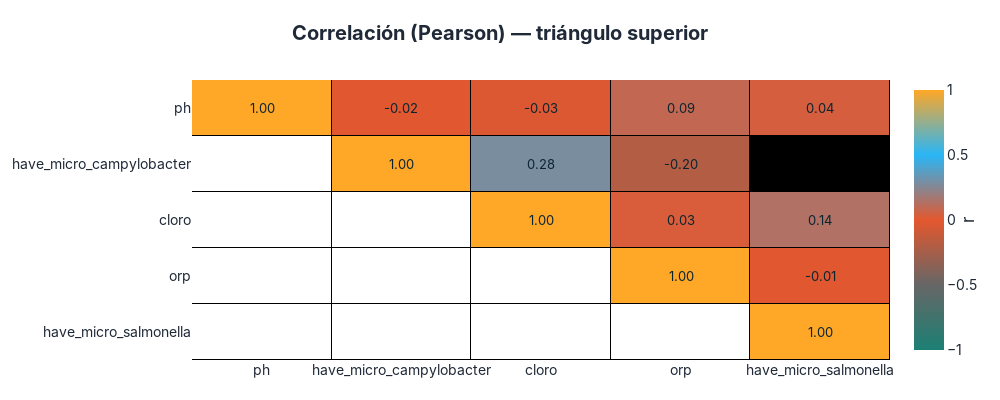

Notebook code cell kept with this figure:
### Code cell
fig = plot_corr_triangle(
    df_final,value_cols=["ph", "have_micro_campylobacter","cloro", "orp", "have_micro_salmonella"], method='pearson', 
    title='<b>Correlación (Pearson) — triángulo superior</b>',
     decimals=2, width=1000, height=400, 
     )
fig.show()
s3.save_plotly_html(fig, "correlacion_chiller.html")

### Figure 1 — Plotly figure (JSON) as saved in the notebook; plotly's stock layout.template omitted (floating-point values rounded to 4 significant figures)
{"data": [{"colorscale": [[0, "#FFFFFF"], [1, "#FFFFFF"]], "hoverinfo": "skip", "showscale": false, "type": "heatmap", "x": ["ph", "have_micro_campylobacter", "cloro", "orp", "have_micro_salmonella"], "xgap": 1, "y": ["ph", "have_micro_campylobacter", "cloro", "orp", "have_micro_salmonella"], "ygap": 1, "z": [[null, null, null, null, null], [0, null, null, null, null], [0, 0, null, null, null], [0, 0, 0, null, null], [0, 0, 0, 0, null]], "zmax": 1, "zmin": 0}, {"colorbar": {"title": {"side": "right", "text": "r"}}, "colorscale": [[0, "#1C8074"], [0.25, "#666666"], [0.5, "#E4572E"], [0.75, "#29B6F6"], [1, "#FFA726"]], "hovertemplate": "x=%{x}<br>y=%{y}<br>r=%{z:.3f}<extra></extra>", "text": [["1.00", "-0.02", "-0.03", "0.09", "0.04"], ["", "1.00", "0.28", "-0.20", ""], ["", "", "1.00", "0.03", "0.14"], ["", "", "", "1.00", "-0.01"], ["", "", "", "", "1.00"]], "textfont": {"color": "#0b2530", "size": 13}, "texttemplate": "%{text}", "type": "heatmap", "x": ["ph", "have_micro_campylobacter", "cloro", "orp", "have_micro_salmonella"], "xgap": 1, "y": ["ph", "have_micro_campylobacter", "cloro", "orp", "have_micro_salmonella"], "ygap": 1, "z": [[1, -0.0165, -0.03167, 0.09053, 0.03891], [null, 1, 0.2827, -0.2003, null], [null, null, 1, 0.03038, 0.1366], [null, null, null, 1, -0.01499], [null, null, null, null, 1]], "zmax": 1, "zmin": -1}], "layout": {"font": {"color": "#1F2937", "family": "Inter, Arial, sans-serif", "size": 14}, "height": 400, "margin": {"b": 40, "l": 60, "r": 80, "t": 80}, "paper_bgcolor": "#FFFFFF", "plot_bgcolor": "#000000", "title": {"text": "<b>Correlación (Pearson) — triángulo superior</b>", "x": 0.5, "xanchor": "center"}, "width": 1000, "xaxis": {"showgrid": false, "tickangle": 0}, "yaxis": {"autorange": "reversed", "showgrid": false}}}
